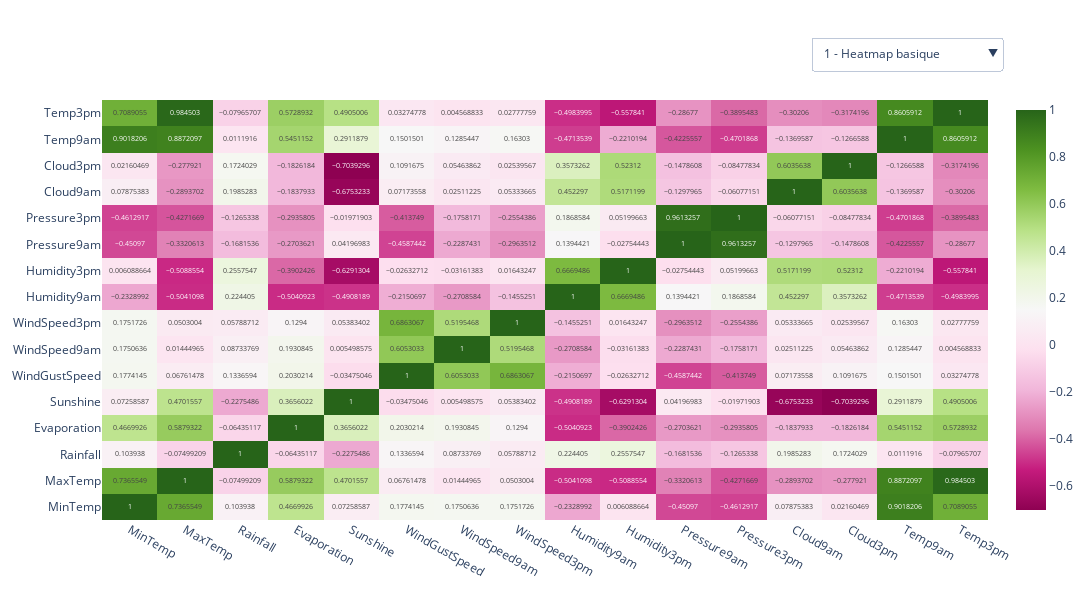

Notebook code cell kept with this figure:
### Code cell
# fig_all
# fig_all_raintomorrow
# fig_all_include
# fig_drop_col
# fig_drop_col_na
# fig_syd
# fig_lau


fig = go.Figure()

# Ajouter les traces
fig.add_trace(fig_all.data[0])
fig.add_trace(fig_all_raintomorrow.data[0])
fig.add_trace(fig_all_include.data[0])
fig.add_trace(fig_drop_col.data[0])
fig.add_trace(fig_drop_col_na.data[0])
fig.add_trace(fig_syd.data[0])
fig.add_trace(fig_lau.data[0])

fig.update_layout(
    updatemenus=[
        {
            'buttons': [
                {
                    'label': '1 - Heatmap basique',
                    'method': 'update',
                    'args': [{'visible': [True, False, False, False, False, False, False, False]},
                             {'title': '1 - Matrice de Corrélation (Toutes les données)'}]
                },
                {
                    'label': '2 - Matrice avec Tomorrow',
                    'method': 'update',
                    'args': [{'visible': [False, True, False, False, False, False, False, False]},
                             {'title': '2 - Matrice de Corrélation (Toutes les données) + Tomorrow (0/1)'}]
                },
                {
                    'label': '3 - Matrice encoder',
                    'method': 'update',
                    'args': [{'visible': [False, False, True, False, False, False, False, False]},
                             {'title': '3 - Matrice de Corrélation + quantitative encoder'}]
                },
                # Ajouter d'autres boutons pour les autres graphiques
                {
                    'label': '4 - Matrice Drop Col',
                    'method': 'update',
                    'args': [{'visible': [False, False, False, True, False, False, False, False]},
                             {'title': '4 - Matrice de Corrélation après suppression des colonnes Sunshine, Evaporation, Cloud9am, Cloud3pm'}]
                },
                {
                    'label': '5 - Matrice Drop Col Na',
                    'method': 'update',
                    'args': [{'visible': [False, False, False, False, True, False, False, False]},
                             {'title': '5 - Matrice de Corrélation avec Na supprimés'}]
                },
                {
                    'label': '6 - Matrice Sydney',
                    'method': 'update',
                    'args': [{'visible': [False, False, False, False, False, True, False, False]},
                             {'title': '6 - Matrice de Corrélation pour Sydney sans dropcol, sans dropna'}]
                },
                {
                    'label': '6 - Matrice Launceston',
                    'method': 'update',
                    'args': [{'visible': [False, False, False, False, False, False, True]},
                             {'title': '6 - Matrice de Corrélation pour Launceston sans dropcol, sans dropna mais beacoup de Sunshine manque'}]
                },

            ],
            'direction': 'down',
            'showactive': True,
            'active': 0,
            'x': 0.8,
            'xanchor': 'left',
            'y': 1.15,
            'yanchor': 'top'
        }
    ],
    showlegend=True,
    width=1400,
    height=600,
)

fig.data[0].update(visible=True)
fig.data[1].update(visible=False)
fig.data[2].update(visible=False)
fig.data[3].update(visible=False)
fig.data[4].update(visible=False)
fig.data[5].update(visible=False)
fig.data[6].update(visible=False)

fig.show()

### Figure 1 — Plotly figure (JSON) as saved in the notebook; plotly's stock layout.template omitted (floating-point values rounded to 4 significant figures; data arrays with more than 128 entries replaced by an {"elided": "..."} marker saying what was removed)
{"data": [{"coloraxis": "coloraxis", "hovertemplate": "x: %{x}<br>y: %{y}<br>color: %{z}<extra></extra>", "name": "0", "texttemplate": "%{z}", "type": "heatmap", "visible": true, "x": ["MinTemp", "MaxTemp", "Rainfall", "Evaporation", "Sunshine", "WindGustSpeed", "WindSpeed9am", "WindSpeed3pm", "Humidity9am", "Humidity3pm", "Pressure9am", "Pressure3pm", "Cloud9am", "Cloud3pm", "Temp9am", "Temp3pm"], "xaxis": "x", "y": ["MinTemp", "MaxTemp", "Rainfall", "Evaporation", "Sunshine", "WindGustSpeed", "WindSpeed9am", "WindSpeed3pm", "Humidity9am", "Humidity3pm", "Pressure9am", "Pressure3pm", "Cloud9am", "Cloud3pm", "Temp9am", "Temp3pm"], "yaxis": "y", "z": {"elided": "16x16 float values"}}, {"coloraxis": "coloraxis", "hovertemplate": "x: %{x}<br>y: %{y}<br>color: %{z}<extra></extra>", "name": "0", "texttemplate": "%{z}", "type": "heatmap", "visible": false, "x": ["RainTomorrow"], "xaxis": "x", "y": ["RainTomorrow", "MinTemp", "MaxTemp", "Rainfall", "Evaporation", "Sunshine", "WindGustSpeed", "WindSpeed9am", "WindSpeed3pm", "Humidity9am", "Humidity3pm", "Pressure9am", "Pressure3pm", "Cloud9am", "Cloud3pm", "Temp9am", "Temp3pm"], "yaxis": "y", "z": [[1], [0.08], [-0.16], [0.24], [-0.12], [-0.45], [0.23], [0.09], [0.09], [0.26], [0.45], [-0.25], [-0.23], [0.32], [0.38], [-0.03], [-0.19]]}, {"coloraxis": "coloraxis", "hovertemplate": "x: %{x}<br>y: %{y}<br>color: %{z}<extra></extra>", "name": "0", "texttemplate": "%{z}", "type": "heatmap", "visible": false, "x": ["RainTomorrow", "MinTemp", "MaxTemp", "Rainfall", "Evaporation", "Sunshine", "WindGustDir", "WindGustSpeed", "WindDir9am", "WindDir3pm", "WindSpeed9am", "WindSpeed3pm", "Humidity9am", "Humidity3pm", "Pressure9am", "Pressure3pm", "Cloud9am", "Cloud3pm", "Temp9am", "Temp3pm", "RainToday", "Months", "climate"], "xaxis": "x", "y": ["RainTomorrow", "MinTemp", "MaxTemp", "Rainfall", "Evaporation", "Sunshine", "WindGustDir", "WindGustSpeed", "WindDir9am", "WindDir3pm", "WindSpeed9am", "WindSpeed3pm", "Humidity9am", "Humidity3pm", "Pressure9am", "Pressure3pm", "Cloud9am", "Cloud3pm", "Temp9am", "Temp3pm", "RainToday", "Months", "climate"], "yaxis": "y", "z": {"elided": "23x23 float values"}}, {"coloraxis": "coloraxis", "colorscale": [[0, "rgb(103,0,31)"], [0.1, "rgb(178,24,43)"], [0.2, "rgb(214,96,77)"], [0.3, "rgb(244,165,130)"], [0.4, "rgb(253,219,199)"], [0.5, "rgb(247,247,247)"], [0.6, "rgb(209,229,240)"], [0.7, "rgb(146,197,222)"], [0.8, "rgb(67,147,195)"], [0.9, "rgb(33,102,172)"], [1, "rgb(5,48,97)"]], "hovertemplate": "x: %{x}<br>y: %{y}<br>color: %{z}<extra></extra>", "name": "0", "texttemplate": "%{z}", "type": "heatmap", "visible": false, "x": ["RainTomorrow", "MinTemp", "MaxTemp", "Rainfall", "WindGustDir", "WindGustSpeed", "WindDir9am", "WindDir3pm", "WindSpeed9am", "WindSpeed3pm", "Humidity9am", "Humidity3pm", "Pressure9am", "Pressure3pm", "Temp9am", "Temp3pm", "RainToday", "Months", "climate"], "xaxis": "x", "y": ["RainTomorrow", "MinTemp", "MaxTemp", "Rainfall", "WindGustDir", "WindGustSpeed", "WindDir9am", "WindDir3pm", "WindSpeed9am", "WindSpeed3pm", "Humidity9am", "Humidity3pm", "Pressure9am", "Pressure3pm", "Temp9am", "Temp3pm", "RainToday", "Months", "climate"], "yaxis": "y", "z": {"elided": "19x19 float values"}}, {"coloraxis": "coloraxis", "colorscale": [[0, "rgb(103,0,31)"], [0.1, "rgb(178,24,43)"], [0.2, "rgb(214,96,77)"], [0.3, "rgb(244,165,130)"], [0.4, "rgb(253,219,199)"], [0.5, "rgb(247,247,247)"], [0.6, "rgb(209,229,240)"], [0.7, "rgb(146,197,222)"], [0.8, "rgb(67,147,195)"], [0.9, "rgb(33,102,172)"], [1, "rgb(5,48,97)"]], "hovertemplate": "x: %{x}<br>y: %{y}<br>color: %{z}<extra></extra>", "name": "0", "texttemplate": "%{z}", "type": "heatmap", "visible": false, "x": ["RainTomorrow", "MinTemp", "MaxTemp", "Rainfall", "WindGustDir", "WindGustSpeed", "WindDir9am", "WindDir3pm", "WindSpeed9am", "WindSpeed3pm", "Humidity9am", "Humidity3pm", "Pressure9am", "Pressure3pm", "Temp9am", "Temp3pm", "RainToday", "Months", "climate"], "xaxis": "x", "y": ["RainTomorrow", "MinTemp", "MaxTemp", "Rainfall", "WindGustDir", "WindGustSpeed", "WindDir9am", "WindDir3pm", "WindSpeed9am", "WindSpeed3pm", "Humidity9am", "Humidity3pm", "Pressure9am", "Pressure3pm", "Temp9am", "Temp3pm", "RainToday", "Months", "climate"], "yaxis": "y", "z": {"elided": "19x19 float values"}}, {"coloraxis": "coloraxis", "colorscale": [[0, "rgb(103,0,31)"], [0.1, "rgb(178,24,43)"], [0.2, "rgb(214,96,77)"], [0.3, "rgb(244,165,130)"], [0.4, "rgb(253,219,199)"], [0.5, "rgb(247,247,247)"], [0.6, "rgb(209,229,240)"], [0.7, "rgb(146,197,222)"], [0.8, "rgb(67,147,195)"], [0.9, "rgb(33,102,172)"], [1, "rgb(5,48,97)"]], "hovertemplate": "x: %{x}<br>y: %{y}<br>color: %{z}<extra></extra>", "name": "0", "texttemplate": "%{z}", "type": "heatmap", "visible": false, "x": ["RainTomorrow", "MinTemp", "MaxTemp", "Rainfall", "Evaporation", "Sunshine", "WindGustSpeed", "WindSpeed9am", "WindSpeed3pm", "Humidity9am", "Humidity3pm", "Pressure9am", "Pressure3pm", "Cloud9am", "Cloud3pm", "Temp9am", "Temp3pm", "RainToday", "Months"], "xaxis": "x", "y": ["RainTomorrow", "MinTemp", "MaxTemp", "Rainfall", "Evaporation", "Sunshine", "WindGustSpeed", "WindSpeed9am", "WindSpeed3pm", "Humidity9am", "Humidity3pm", "Pressure9am", "Pressure3pm", "Cloud9am", "Cloud3pm", "Temp9am", "Temp3pm", "RainToday", "Months"], "yaxis": "y", "z": {"elided": "19x19 float values"}}, {"coloraxis": "coloraxis", "hovertemplate": "x: %{x}<br>y: %{y}<br>color: %{z}<extra></extra>", "name": "0", "texttemplate": "%{z}", "type": "heatmap", "visible": false, "x": ["RainTomorrow"], "xaxis": "x", "y": ["RainTomorrow", "MinTemp", "MaxTemp", "Rainfall", "Evaporation", "Sunshine", "WindGustSpeed", "WindSpeed9am", "WindSpeed3pm", "Humidity9am", "Humidity3pm", "Pressure9am", "Pressure3pm", "Cloud9am", "Cloud3pm", "Temp9am", "Temp3pm", "RainToday", "Months"], "yaxis": "y", "z": [[1], [0.06], [-0.18], [0.2], [0.03], [null], [0.24], [0.07], [0.09], [0.21], [0.48], [-0.3], [-0.37], [0.16], [0.26], [0.02], [-0.22], [0.25], [0.09]]}], "layout": {"height": 600, "showlegend": true, "updatemenus": [{"active": 0, "buttons": [{"args": [{"visible": [true, false, false, false, false, false, false, false]}, {"title": "1 - Matrice de Corrélation (Toutes les données)"}], "label": "1 - Heatmap basique", "method": "update"}, {"args": [{"visible": [false, true, false, false, false, false, false, false]}, {"title": "2 - Matrice de Corrélation (Toutes les données) + Tomorrow (0/1)"}], "label": "2 - Matrice avec Tomorrow", "method": "update"}, {"args": [{"visible": [false, false, true, false, false, false, false, false]}, {"title": "3 - Matrice de Corrélation + quantitative encoder"}], "label": "3 - Matrice encoder", "method": "update"}, {"args": [{"visible": [false, false, false, true, false, false, false, false]}, {"title": "4 - Matrice de Corrélation après suppression des colonnes Sunshine, Evaporation, Cloud9am, Cloud3pm"}], "label": "4 - Matrice Drop Col", "method": "update"}, {"args": [{"visible": [false, false, false, false, true, false, false, false]}, {"title": "5 - Matrice de Corrélation avec Na supprimés"}], "label": "5 - Matrice Drop Col Na", "method": "update"}, {"args": [{"visible": [false, false, false, false, false, true, false, false]}, {"title": "6 - Matrice de Corrélation pour Sydney sans dropcol, sans dropna"}], "label": "6 - Matrice Sydney", "method": "update"}, {"args": [{"visible": [false, false, false, false, false, false, true]}, {"title": "6 - Matrice de Corrélation pour Launceston sans dropcol, sans dropna mais beacoup de Sunshine manque"}], "label": "6 - Matrice Launceston", "method": "update"}], "direction": "down", "showactive": true, "x": 0.8, "xanchor": "left", "y": 1.15, "yanchor": "top"}], "width": 1400}}
